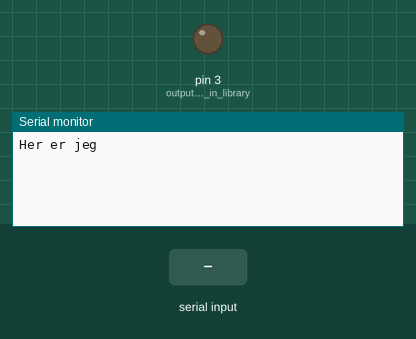
Simulated run of this sketch. Board: Arduino Uno, built with avr-gcc and run on an emulated ATmega328P. On the bench: output pins drawn as LEDs (lit = HIGH), the last lines printed to the serial monitor. The test bench sets the inputs (shaded band).

Above: at 1.2 s.
1.3 s: "90,45\n" received over Serial
At 2.0 s:
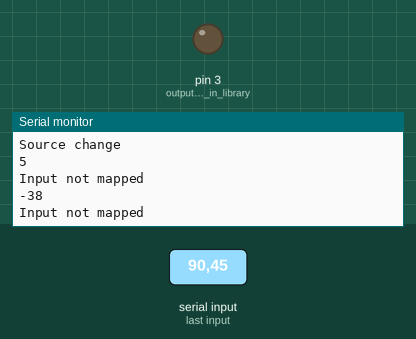
2.8 s: "30,150\n" received over Serial
At 2.87 s:
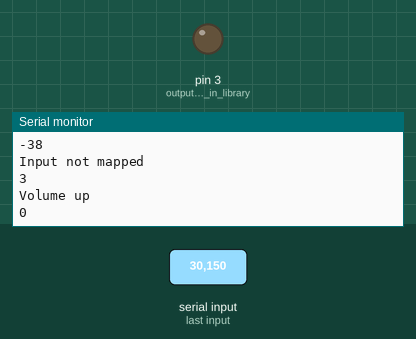
4.4 s: "2\n" received over Serial
At 5.3 s:
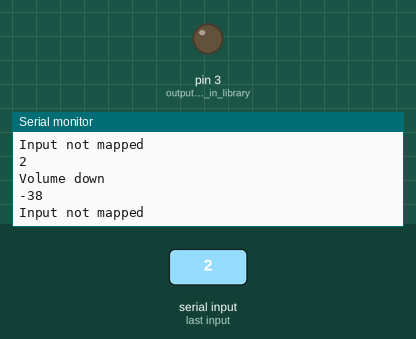
Timing chart, 0 to 7.4 s (numbered marks = the images above; inputs shaded):
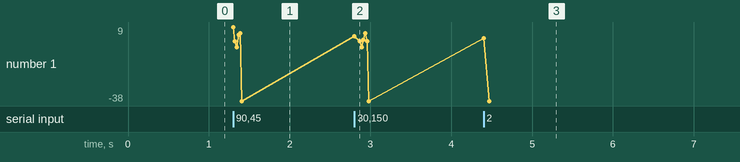

The sketch:

remoteSamsung.ino
```cpp
//Turn Samsung TV on/off repeatedly to test program. IR LED connected to pin 3.

#include <IRremote.h>

int serialData;

#define POWER         0xE0E040BF            //from IRrecvDemo, Ken Shirriff


// Power ON/OFF
 unsigned int S_pwr[68]={4600,4350,700,1550,650,1550,650,1600,650,450,650,450,650,450,650,450,700,400,700,1550,650,1550,650,1600,650,450,650,450,650,450,700,450,650,450,650,450,650,1550,700,450,650,450,650,450,650,450,650,450,700,400,650,1600,650,450,650,1550,650,1600,650,1550,650,1550,700,1550,650,1550,650};

// channel 1
 unsigned int S_1[68]={4650,4300,700,1550,700,1550,650,1550,700,400,700,400,700,400,700,450,700,400,700,1500,700,1500,700,1550,700,450,650,400,700,450,650,450,700,400,700,400,700,450,650,1550,700,400,700,400,700,400,700,450,650,450,650,1550,700,1500,700,450,650,1550,700,1550,650,1550,700,1500,700,1550,650};

// channel 2
 unsigned int S_2[68]={4600,4350,650,1550,700,1500,700,1550,700,400,700,400,700,450,650,450,700,400,700,1500,700,1500,700,1550,700,400,700,450,650,450,700,400,700,400,700,1500,700,400,700,1550,700,400,700,400,700,450,650,450,700,400,700,400,700,1550,650,450,700,1500,700,1550,650,1550,700,1500,700,1550,650};

// channel 3
 unsigned int S_3[68]={4600,4350,700,1500,700,1550,650,1600,650,400,700,450,700,400,700,400,700,400,700,1550,650,1550,700,1500,700,400,700,450,700,400,700,400,700,400,700,400,700,1550,700,1500,700,450,650,450,700,400,700,400,700,400,700,1550,700,400,700,400,700,1550,650,1550,700,1500,700,1550,700,1500,700};

// channel 4
 unsigned int S_4[68]={4600,4350,650,1550,700,1500,700,1550,700,400,700,400,700,450,650,450,700,400,700,1500,700,1550,650,1550,700,400,700,450,650,450,700,400,700,400,700,400,700,400,700,450,650,1550,700,400,700,400,700,450,700,400,700,1500,700,1550,650,1550,700,400,700,1550,650,1550,700,1500,700,1550,650};

// channel 5
 unsigned int S_5[68]={4650,4350,700,1500,700,1550,650,1550,700,400,700,450,700,400,700,400,700,400,700,1500,700,1550,700,1500,700,450,650,450,700,400,700,400,700,400,700,1550,700,400,700,400,650,1550,700,450,650,450,700,400,700,450,650,450,650,1550,650,1550,700,400,700,1550,700,1500,700,1500,700,1550,700};

// channel 6
 unsigned int S_6[68]={4600,4350,650,1550,700,1500,700,1550,700,400,700,400,700,450,650,450,700,400,700,1500,700,1550,650,1550,700,400,700,450,700,400,700,400,700,400,700,400,700,1550,700,400,700,1500,700,450,650,450,700,400,700,400,700,1550,650,450,650,1550,700,400,700,1550,650,1550,700,1500,700,1550,650};

// channel 7
 unsigned int S_7[68]={4600,4350,700,1500,700,1550,650,1550,700,400,700,450,700,400,700,400,700,400,700,1550,650,1550,700,1500,700,400,700,450,700,400,700,400,700,400,700,450,650,450,650,1550,700,1500,700,450,700,400,700,400,700,450,650,1550,650,1550,700,450,650,400,700,1550,700,1500,700,1550,650,1550,700};

// channel 8
 unsigned int S_8[68]={4600,4350,650,1600,650,1500,700,1550,700,400,700,400,700,400,700,450,700,400,700,1500,700,1550,650,1550,700,400,700,450,650,450,700,400,700,400,700,1550,650,450,650,1550,700,1500,700,450,700,400,700,400,700,400,700,400,700,1550,700,400,700,450,650,1550,650,1550,700,1500,700,1550,650};

// channel 9
 unsigned int S_9[68]={4600,4350,700,1500,700,1550,650,1550,700,400,700,450,650,450,650,450,700,400,700,1500,700,1550,700,1550,650,400,700,450,700,400,700,400,700,400,700,450,650,1550,650,1600,650,1550,650,450,700,400,700,400,700,400,700,1550,700,400,700,400,700,400,700,1550,700,1500,700,1500,700,1550,700};

// channel 0
 unsigned int S_0[68]={4650,4300,700,1550,700,1500,700,1550,700,400,700,400,700,400,700,450,650,450,650,1550,700,1550,650,1550,700,400,700,400,700,400,700,450,700,400,700,1550,650,400,700,450,700,400,650,1550,700,400,700,450,700,400,700,400,700,1500,700,1550,700,1500,700,400,700,1550,650,1550,700,1500,700};

// source
 unsigned int S_scr[68]={4600,4350,700,1550,650,1550,700,1500,700,450,650,450,700,400,700,400,700,400,700,1550,700,1500,700,1550,700,400,700,400,700,400,700,400,700,400,700,1550,700,400,700,450,650,450,650,450,700,400,700,400,700,400,700,450,650,1550,700,1500,700,1550,650,1550,700,1500,700,1550,700,1500,700};

// channel up
 unsigned int S_pup[68]={4600,4350,700,1500,700,1500,700,1550,700,450,650,400,700,450,650,450,700,400,700,1500,700,1550,650,1550,700,450,650,450,700,400,700,400,700,400,700,400,700,1550,700,400,700,400,700,1550,650,450,700,400,700,400,700,1550,650,450,650,1600,650,1550,650,450,700,1500,700,1500,700,1550,650};

// channel down
 unsigned int S_pdown[68]={4650,4300,700,1550,700,1500,700,1550,700,400,700,400,700,400,700,450,650,450,650,1550,700,1500,700,1550,700,400,700,400,700,400,700,450,700,400,700,400,700,400,700,450,650,450,650,1550,700,400,700,450,650,400,700,1550,700,1500,700,1550,700,1500,700,400,700,1550,650,1550,700,1500,700};

// volume up
 unsigned int S_vup[68]={4600,4350,650,1550,700,1500,700,1550,700,400,700,400,700,450,650,450,700,400,700,1500,700,1550,650,1550,700,400,700,400,700,450,650,450,700,400,700,1500,700,1550,650,1550,700,400,700,450,700,400,700,400,700,400,700,450,650,450,650,450,650,1550,700,1500,700,1550,700,1500,700,1550,650};

// volume down
 unsigned int S_vdown[68]={4600,4350,700,1550,650,1550,700,1500,700,450,650,450,700,400,700,400,700,400,700,1550,700,1500,700,1550,700,400,700,400,700,400,700,450,650,450,650,1550,700,1500,700,450,650,1550,700,400,700,400,700,450,700,400,700,400,700,400,700,1550,700,400,700,1500,700,1500,700,1550,700,1500,700};

// TV/DTV
 unsigned int S_tv[68]={4600,4350,650,1550,700,1500,700,1550,700,400,700,400,700,400,700,450,700,400,700,1500,700,1500,700,1550,700,400,700,400,700,450,650,450,700,400,700,1500,700,1550,700,400,700,400,700,400,700,400,700,1550,700,400,700,400,700,400,700,1550,700,1500,700,1550,650,1550,700,400,700,1500,700};

// guide
 unsigned int S_guide[68]={4600,4350,700,1500,700,1550,700,1500,700,450,650,450,700,400,700,400,700,400,700,1550,650,1550,700,1500,700,450,650,450,700,400,700,400,700,400,700,1550,700,1500,700,1550,650,1550,700,400,700,400,700,1550,700,400,700,400,700,400,700,450,700,400,650,1550,700,1550,650,450,700,1500,700};

// exit
 unsigned int S_exit[68]={4650,4300,700,1550,650,1550,700,1550,700,400,700,400,700,450,650,450,650,450,650,1550,700,1500,700,1550,700,450,650,400,700,450,650,450,700,400,700,1500,700,400,700,1550,700,1500,700,400,700,1550,700,450,650,400,700,450,650,1550,700,400,700,400,700,1550,650,450,650,1550,700,1500,700};

// mute
 unsigned int S_mute[68]={4650,4350,650,1550,650,1550,700,1550,700,400,700,400,700,400,700,450,650,450,650,1550,700,1500,700,1550,700,400,700,450,650,400,700,450,700,400,700,1500,700,1550,650,1550,700,1500,700,450,700,400,700,400,700,400,700,400,700,450,650,450,700,400,700,1500,700,1550,650,1550,700,1500,700};


#define SAMSUNG_BITS  32

IRsend irsend;
 int button = 12;

void setup()
{
  pinMode (button, INPUT);
  pinMode (3, OUTPUT);  //output as used in library
  Serial.begin(9600);
  Serial.println("Her er jeg");
}

int getSerial(){

    serialData = Serial.read()-48;
    Serial.println(serialData);
    return serialData;

}

void irSend(unsigned int* signal){
    //irsend.sendSAMSUNG(POWER, SAMSUNG_BITS);
    irsend.sendRaw(signal, 68, 38);
}
void loop() {

  if (Serial.available() > 0){
    getSerial();
     switch (serialData) {
      case 1:    // your hand is on the sensor
        Serial.println("Power switch");
        irSend(S_pwr);
        break;
      case 2:    // your hand is on the sensor
        Serial.println("Volume down");
        irSend(S_vdown);
        break;
      case 3:    // your hand is on the sensor
        Serial.println("Volume up");
        irSend(S_vup);
        break;
      case 4:    // your hand is on the sensor
        Serial.println("Source change");
        irSend(S_scr);
        break;

      default:
         Serial.println("Input not mapped");
         break;
    }
  }

}//end of loop
```

Measured:
- after the input at 1.3 s, the serial monitor: prints a new line at once (image 1)
- after the input at 2.8 s, the serial monitor: prints a new line at once (image 2)
- after the input at 4.4 s, the serial monitor: prints a new line at once (image 3)
